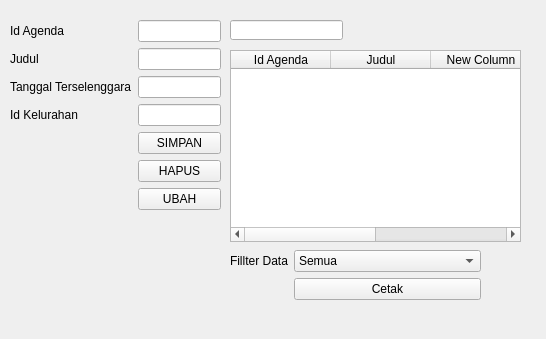
<?xml version="1.0" encoding="UTF-8"?>
<ui version="4.0">
 <class>Form</class>
 <widget class="QWidget" name="Form">
  <property name="geometry">
   <rect>
    <x>0</x>
    <y>0</y>
    <width>546</width>
    <height>339</height>
   </rect>
  </property>
  <property name="windowTitle">
   <string>Form</string>
  </property>
  <widget class="QWidget" name="formLayoutWidget">
   <property name="geometry">
    <rect>
     <x>10</x>
     <y>20</y>
     <width>211</width>
     <height>221</height>
    </rect>
   </property>
   <layout class="QFormLayout" name="formLayout">
    <item row="0" column="0">
     <widget class="QLabel" name="id_agenda">
      <property name="text">
       <string>Id Agenda</string>
      </property>
     </widget>
    </item>
    <item row="0" column="1">
     <widget class="QLineEdit" name="idAgendaLineEdit"/>
    </item>
    <item row="1" column="0">
     <widget class="QLabel" name="judul">
      <property name="text">
       <string>Judul</string>
      </property>
     </widget>
    </item>
    <item row="1" column="1">
     <widget class="QLineEdit" name="judulLineEdit"/>
    </item>
    <item row="2" column="0">
     <widget class="QLabel" name="tanggal_terselenggara">
      <property name="text">
       <string>Tanggal Terselenggara</string>
      </property>
     </widget>
    </item>
    <item row="2" column="1">
     <widget class="QLineEdit" name="tanggal_terselenggaraLineEdit"/>
    </item>
    <item row="8" column="0">
     <widget class="QLabel" name="label_4">
      <property name="text">
       <string/>
      </property>
     </widget>
    </item>
    <item row="3" column="0">
     <widget class="QLabel" name="id_kelurahan">
      <property name="text">
       <string>Id Kelurahan</string>
      </property>
     </widget>
    </item>
    <item row="3" column="1">
     <widget class="QLineEdit" name="idkelurahanLineEdit"/>
    </item>
    <item row="4" column="1">
     <widget class="QPushButton" name="btnSimpan">
      <property name="text">
       <string>SIMPAN</string>
      </property>
     </widget>
    </item>
    <item row="5" column="1">
     <widget class="QPushButton" name="btnHapus">
      <property name="text">
       <string>HAPUS</string>
      </property>
     </widget>
    </item>
    <item row="6" column="1">
     <widget class="QPushButton" name="btnUbah">
      <property name="text">
       <string>UBAH</string>
      </property>
     </widget>
    </item>
   </layout>
  </widget>
  <widget class="QLineEdit" name="lineCari">
   <property name="geometry">
    <rect>
     <x>230</x>
     <y>20</y>
     <width>113</width>
     <height>20</height>
    </rect>
   </property>
  </widget>
  <widget class="QTableWidget" name="tblAgenda">
   <property name="geometry">
    <rect>
     <x>230</x>
     <y>50</y>
     <width>291</width>
     <height>192</height>
    </rect>
   </property>
   <column>
    <property name="text">
     <string>Id Agenda</string>
    </property>
   </column>
   <column>
    <property name="text">
     <string>Judul</string>
    </property>
   </column>
   <column>
    <property name="text">
     <string>New Column</string>
    </property>
   </column>
   <column>
    <property name="text">
     <string>Id Kelurahan</string>
    </property>
   </column>
  </widget>
  <widget class="QWidget" name="formLayoutWidget_2">
   <property name="geometry">
    <rect>
     <x>230</x>
     <y>250</y>
     <width>251</width>
     <height>80</height>
    </rect>
   </property>
   <layout class="QFormLayout" name="formLayout_2">
    <item row="0" column="0">
     <widget class="QLabel" name="FillterDataLabel">
      <property name="text">
       <string>Fillter Data</string>
      </property>
     </widget>
    </item>
    <item row="0" column="1">
     <widget class="QComboBox" name="comboFillter">
      <item>
       <property name="text">
        <string>Semua</string>
       </property>
      </item>
     </widget>
    </item>
    <item row="1" column="1">
     <widget class="QPushButton" name="btnCetak">
      <property name="text">
       <string>Cetak</string>
      </property>
     </widget>
    </item>
   </layout>
  </widget>
 </widget>
 <resources/>
 <connections/>
</ui>
